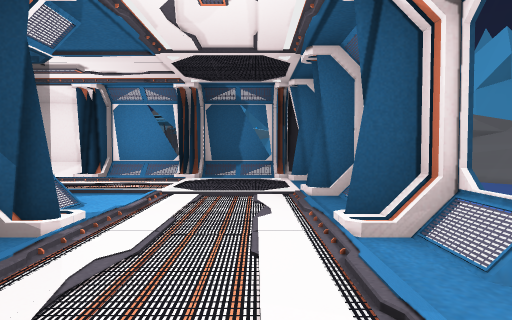
View 1 (above)

15 first-person views from a walk through a Unity game level. The camera is 1.2 m above the floor, tilts 2° down and sees 75° across. The floor is counted in squares, 2 m on a side. Each view is taken from the middle of a square. On the plan, view 1 faces up. The plan holds only what a view shows up to about 10 squares ahead; the rest is blank. The place goes on beyond the plan. The player character is not drawn. Door leaves are left out, so doorways stand open. Some surface patterns are stand-ins.

View 2
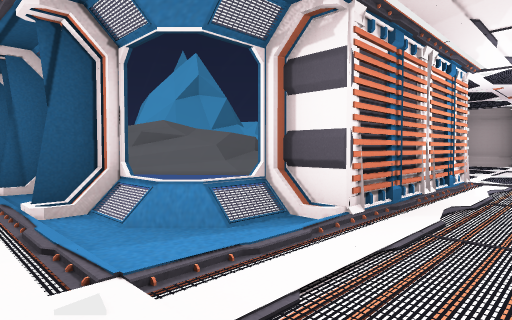

View 3
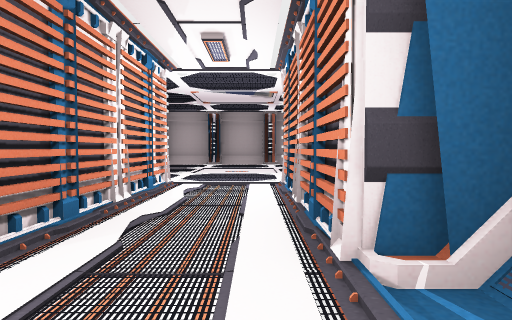

View 4
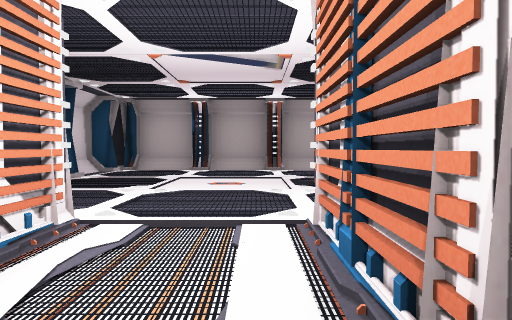

View 5
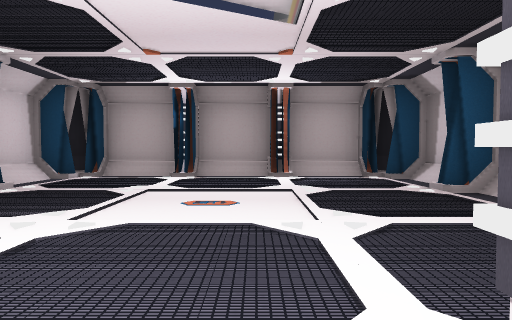

View 6
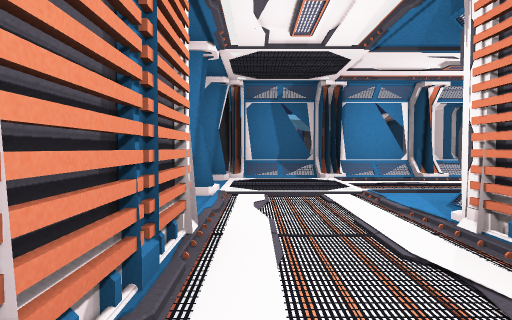

View 7
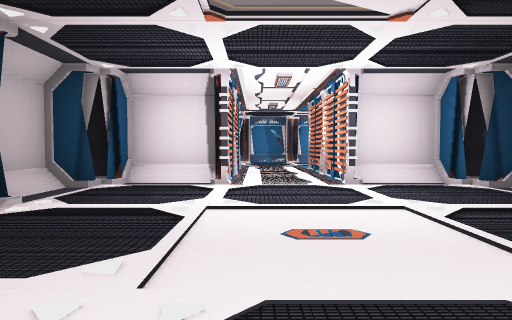

View 8
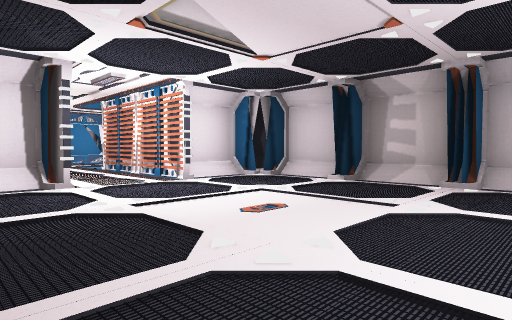

View 9
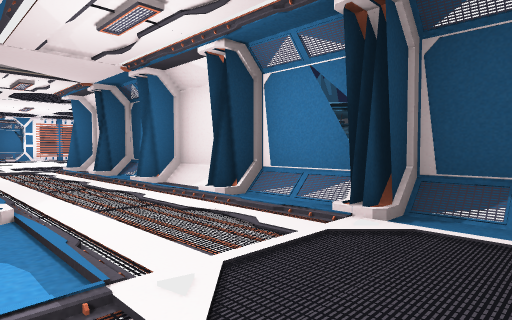

View 10
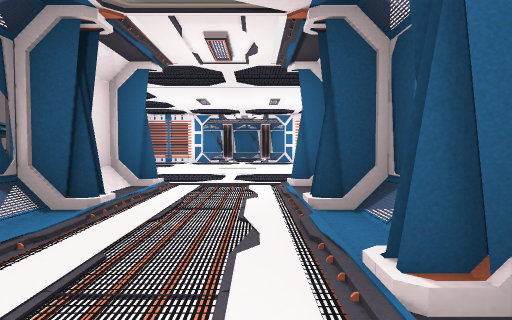

View 11
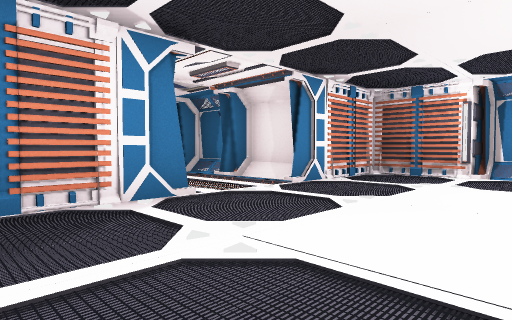

View 12
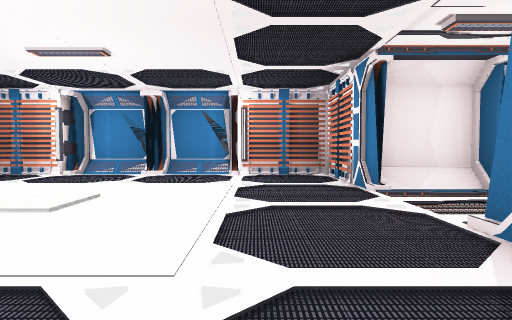

View 13
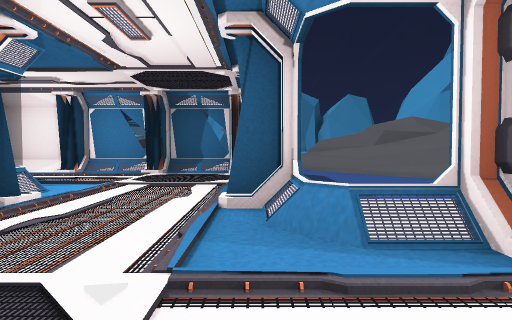

View 14
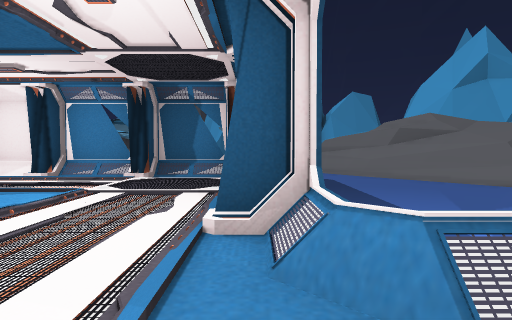

View 15
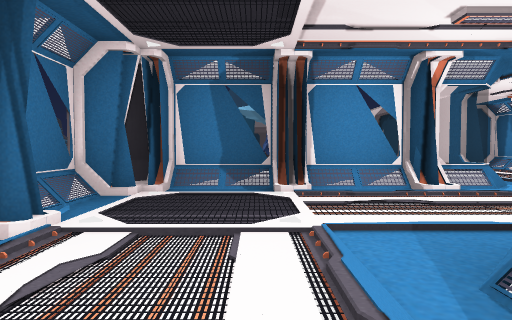

### Floor plan
Key: @ floor where view 1 was taken; # wall or solid block; . main floor; - floor 0.25 m lower than the main floor; / step, stairs or slope; = window, fence, low wall or low ledge; O other object.
Columns run from 16 left of view 1 to 13 right of it. Each row starts with its distance up from view 1.
 10 #====###           =//
  9 .......#           ===/
  8 .......#          --==//
  7  ......##==##====#---=//
  6   ...............=---/=/
  5   ...............=-----
  4   .....#/==##=/..=---
  3     ...#OO    =..= -- ########
  2     ...#OO    =..=    #......#
  1     =###      =.../####......#
  0          OO   =.@............#
 -1               =..............#
 -2               #====####......#
 -3                       #......#
 -4                       ########

Positions as (right, up) in squares from view 1, and headings:
1: (0, 0), facing up
2: (0, -1), facing up-right
3: (1, -1), facing right
4: (4, -1), facing right
5: (6, -1), facing right
6: (5, -1), facing left
7: (12, -1), facing left
8: (12, -3), facing up-left
9: (0, 4), facing up-left
10: (-4, 6), facing left
11: (-13, 9), facing down-right
12: (-11, 2), facing up
13: (1, -1), facing up
14: (1, 0), facing up
15: (3, 0), facing left
